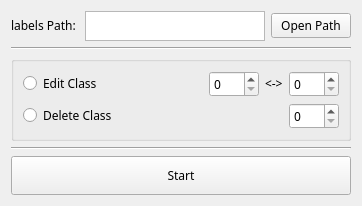
<?xml version="1.0" encoding="UTF-8"?>
<ui version="4.0">
 <class>Form</class>
 <widget class="QWidget" name="Form">
  <property name="geometry">
   <rect>
    <x>0</x>
    <y>0</y>
    <width>362</width>
    <height>206</height>
   </rect>
  </property>
  <property name="font">
   <font>
    <family>Noto Sans</family>
   </font>
  </property>
  <property name="windowTitle">
   <string>Class Label Editor</string>
  </property>
  <layout class="QVBoxLayout" name="verticalLayout_2">
   <item>
    <layout class="QHBoxLayout" name="horizontalLayout">
     <item>
      <widget class="QLabel" name="label">
       <property name="sizePolicy">
        <sizepolicy hsizetype="Preferred" vsizetype="Maximum">
         <horstretch>0</horstretch>
         <verstretch>0</verstretch>
        </sizepolicy>
       </property>
       <property name="text">
        <string>labels Path: </string>
       </property>
      </widget>
     </item>
     <item>
      <widget class="QTextEdit" name="textEdit_path">
       <property name="sizePolicy">
        <sizepolicy hsizetype="Expanding" vsizetype="Maximum">
         <horstretch>0</horstretch>
         <verstretch>0</verstretch>
        </sizepolicy>
       </property>
       <property name="maximumSize">
        <size>
         <width>16777215</width>
         <height>30</height>
        </size>
       </property>
       <property name="readOnly">
        <bool>true</bool>
       </property>
      </widget>
     </item>
     <item>
      <widget class="QPushButton" name="pushButton_openpath">
       <property name="sizePolicy">
        <sizepolicy hsizetype="Preferred" vsizetype="Maximum">
         <horstretch>0</horstretch>
         <verstretch>0</verstretch>
        </sizepolicy>
       </property>
       <property name="text">
        <string>Open Path</string>
       </property>
      </widget>
     </item>
    </layout>
   </item>
   <item>
    <widget class="Line" name="line">
     <property name="sizePolicy">
      <sizepolicy hsizetype="Minimum" vsizetype="Maximum">
       <horstretch>0</horstretch>
       <verstretch>0</verstretch>
      </sizepolicy>
     </property>
     <property name="orientation">
      <enum>Qt::Horizontal</enum>
     </property>
    </widget>
   </item>
   <item>
    <widget class="QGroupBox" name="groupBox">
     <property name="sizePolicy">
      <sizepolicy hsizetype="Preferred" vsizetype="Maximum">
       <horstretch>0</horstretch>
       <verstretch>0</verstretch>
      </sizepolicy>
     </property>
     <property name="title">
      <string/>
     </property>
     <layout class="QVBoxLayout" name="verticalLayout_3">
      <item>
       <layout class="QHBoxLayout" name="horizontalLayout_3">
        <item>
         <widget class="QRadioButton" name="radioButton_edit">
          <property name="sizePolicy">
           <sizepolicy hsizetype="Minimum" vsizetype="Maximum">
            <horstretch>0</horstretch>
            <verstretch>0</verstretch>
           </sizepolicy>
          </property>
          <property name="text">
           <string>Edit Class</string>
          </property>
         </widget>
        </item>
        <item>
         <spacer name="horizontalSpacer">
          <property name="orientation">
           <enum>Qt::Horizontal</enum>
          </property>
          <property name="sizeHint" stdset="0">
           <size>
            <width>40</width>
            <height>20</height>
           </size>
          </property>
         </spacer>
        </item>
        <item>
         <widget class="QSpinBox" name="spinBox_editfrom">
          <property name="sizePolicy">
           <sizepolicy hsizetype="Minimum" vsizetype="Maximum">
            <horstretch>0</horstretch>
            <verstretch>0</verstretch>
           </sizepolicy>
          </property>
          <property name="minimumSize">
           <size>
            <width>50</width>
            <height>0</height>
           </size>
          </property>
         </widget>
        </item>
        <item>
         <widget class="QLabel" name="label_2">
          <property name="sizePolicy">
           <sizepolicy hsizetype="Preferred" vsizetype="Maximum">
            <horstretch>0</horstretch>
            <verstretch>0</verstretch>
           </sizepolicy>
          </property>
          <property name="text">
           <string>&lt;-&gt;</string>
          </property>
         </widget>
        </item>
        <item>
         <widget class="QSpinBox" name="spinBox_editto">
          <property name="sizePolicy">
           <sizepolicy hsizetype="Minimum" vsizetype="Maximum">
            <horstretch>0</horstretch>
            <verstretch>0</verstretch>
           </sizepolicy>
          </property>
          <property name="minimumSize">
           <size>
            <width>50</width>
            <height>0</height>
           </size>
          </property>
         </widget>
        </item>
       </layout>
      </item>
      <item>
       <layout class="QHBoxLayout" name="horizontalLayout_2">
        <item>
         <widget class="QRadioButton" name="radioButton_delete">
          <property name="sizePolicy">
           <sizepolicy hsizetype="Minimum" vsizetype="Maximum">
            <horstretch>0</horstretch>
            <verstretch>0</verstretch>
           </sizepolicy>
          </property>
          <property name="text">
           <string>Delete Class</string>
          </property>
         </widget>
        </item>
        <item>
         <spacer name="horizontalSpacer_2">
          <property name="orientation">
           <enum>Qt::Horizontal</enum>
          </property>
          <property name="sizeHint" stdset="0">
           <size>
            <width>40</width>
            <height>20</height>
           </size>
          </property>
         </spacer>
        </item>
        <item>
         <widget class="QSpinBox" name="spinBox_deleteclass">
          <property name="sizePolicy">
           <sizepolicy hsizetype="Minimum" vsizetype="Maximum">
            <horstretch>0</horstretch>
            <verstretch>0</verstretch>
           </sizepolicy>
          </property>
          <property name="minimumSize">
           <size>
            <width>50</width>
            <height>0</height>
           </size>
          </property>
         </widget>
        </item>
       </layout>
      </item>
     </layout>
    </widget>
   </item>
   <item>
    <widget class="Line" name="line_2">
     <property name="sizePolicy">
      <sizepolicy hsizetype="Minimum" vsizetype="Maximum">
       <horstretch>0</horstretch>
       <verstretch>0</verstretch>
      </sizepolicy>
     </property>
     <property name="orientation">
      <enum>Qt::Horizontal</enum>
     </property>
    </widget>
   </item>
   <item>
    <widget class="QPushButton" name="pushButton_start">
     <property name="sizePolicy">
      <sizepolicy hsizetype="Minimum" vsizetype="Preferred">
       <horstretch>0</horstretch>
       <verstretch>0</verstretch>
      </sizepolicy>
     </property>
     <property name="text">
      <string>Start</string>
     </property>
    </widget>
   </item>
  </layout>
 </widget>
 <resources/>
 <connections/>
</ui>
